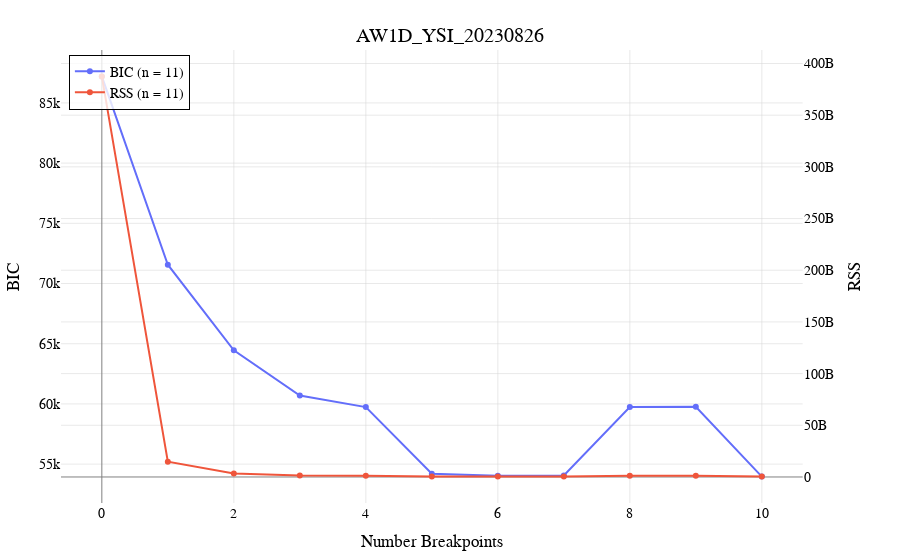

Notebook cell for this chart:
### Code cell
# Elbow plot

x_values = np.array(list(trial_select['df']['n_breakpoints'].values()))
y_values = np.array(list(trial_select['df']['bic'].values()))
secondary_x = np.array(list(trial_select['df']['n_breakpoints'].values()))
secondary_y = np.array(list(trial_select['df']['rss'].values()))

plots.plot_data(
    x_values=x_values,
    y_values=y_values,
    plot_mode='lines+markers',
    x_axis_label="Number Breakpoints",
    y_axis_label="BIC",
    secondary_x=secondary_x,
    secondary_y=secondary_y,
    use_secondary_axis=True,
    y2_axis_label="RSS",
    trace_names=['BIC', 'RSS'],
    title=name
)

### Figure 1 — Plotly figure (JSON) as saved in the notebook; plotly's stock layout.template omitted (floating-point values rounded to 4 significant figures)
{"data": [{"mode": "lines+markers", "name": "BIC (n = 11)", "type": "scatter", "x": [0, 1, 2, 3, 4, 5, 6, 7, 8, 9, 10], "xaxis": "x", "y": [87200.0, 71560.0, 64460.0, 60700.0, 59740.0, 54200.0, 54030.0, 54050.0, 59740.0, 59760.0, 53960.0], "yaxis": "y"}, {"mode": "lines+markers", "name": "RSS (n = 11)", "type": "scatter", "x": [0, 1, 2, 3, 4, 5, 6, 7, 8, 9, 10], "xaxis": "x", "y": [387500000000.0, 14730000000.0, 3328000000.0, 1512000000.0, 1233000000.0, 386200000.0, 372000000.0, 372000000.0, 1217000000.0, 1217000000.0, 361400000.0], "yaxis": "y2"}], "layout": {"font": {"color": "black", "family": "Arial, sans-serif", "size": 14}, "legend": {"bgcolor": "rgba(255, 255, 255, 0.8)", "bordercolor": "black", "borderwidth": 1, "x": 0.01, "xanchor": "left", "y": 0.99, "yanchor": "top"}, "margin": {"b": 50, "l": 50, "r": 50, "t": 50}, "title": {"text": "AW1D_YSI_20230826", "x": 0.5, "xanchor": "center", "y": 0.95, "yanchor": "top"}, "xaxis": {"anchor": "y", "domain": [0, 0.94], "gridcolor": "LightGray", "gridwidth": 0.5, "showgrid": true, "title": {"text": "Number Breakpoints"}, "zeroline": true, "zerolinecolor": "Gray", "zerolinewidth": 1}, "yaxis": {"anchor": "x", "domain": [0, 1], "gridcolor": "LightGray", "gridwidth": 0.5, "showgrid": true, "title": {"text": "BIC"}, "zeroline": true, "zerolinecolor": "Gray", "zerolinewidth": 1}, "yaxis2": {"anchor": "x", "gridcolor": "LightGray", "gridwidth": 0.5, "overlaying": "y", "showgrid": true, "side": "right", "title": {"text": "RSS"}, "zeroline": true, "zerolinecolor": "Gray", "zerolinewidth": 1}}}
